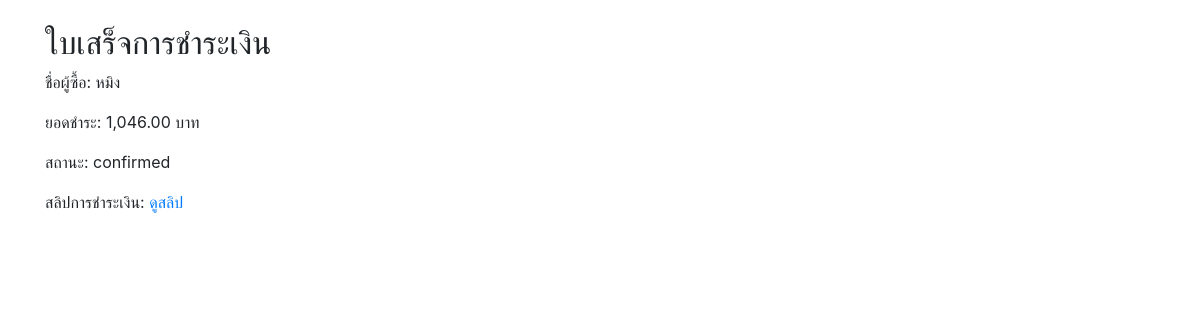
The app's page /backend/receipt_delivery.php?sale_id=19 (signed in) with its own data.
### tables this page shows
CREATE TABLE `tbl_sales` (
  `sale_id` int(11) NOT NULL,
  `product_id` int(11) NOT NULL,
  `quantity` int(11) NOT NULL,
  `slip` varchar(250) NOT NULL,
  `status` varchar(20) NOT NULL,
  `sale_date` datetime DEFAULT current_timestamp(),
  `member_id` int(11) NOT NULL,
  `total_price` double NOT NULL,
  `order_id` int(100) NOT NULL
);

CREATE TABLE `tbl_member` (
  `member_id` int(11) NOT NULL,
  `m_user` varchar(20) NOT NULL,
  `m_pass` varchar(20) NOT NULL,
  `m_name` varchar(100) NOT NULL,
  `m_gender` varchar(10) NOT NULL,
  `m_email` varchar(100) NOT NULL,
  `m_tel` varchar(20) NOT NULL,
  `m_address` varchar(200) NOT NULL,
  `birth_date` date NOT NULL DEFAULT current_timestamp(),
  `date_save` timestamp NOT NULL DEFAULT current_timestamp()
);

### backend/receipt_delivery.php (the view, shortened to what this page needs)
<?php
include("con_db.php");
$sale_id = $_GET['sale_id'];
$sql_receipt = "SELECT tbl_sales.*, tbl_member.m_name FROM tbl_sales
LEFT JOIN tbl_member ON tbl_sales.member_id = tbl_member.member_id
WHERE sale_id = '$sale_id'";
$result_receipt = mysqli_query($conn, $sql_receipt);
$row_receipt = mysqli_fetch_assoc($result_receipt);
?>
<!DOCTYPE html>
<html lang="th">
<head>
    <link rel="stylesheet" href="https://stackpath.bootstrapcdn.com/bootstrap/4.5.2/css/bootstrap.min.css">
</head>
<body>
<div class="container">
    <h2 class="mt-4">ใบเสร็จการชำระเงิน</h2>
    <p>ชื่อผู้ซื้อ: <?php echo htmlspecialchars($row_receipt['m_name']); ?></p>
    <p>ยอดชำระ: <?php echo number_format($row_receipt['total_price'], 2); ?> บาท</p>
    <p>สถานะ: <?php echo htmlspecialchars($row_receipt['status']); ?></p>
    <p>สลิปการชำระเงิน: <a href="../uploads/slips/<?php echo htmlspecialchars($row_receipt['slip']); ?>" target="_blank">ดูสลิป</a></p>
</div>
</body>
</html>

### records on screen
tbl_sales: member.m_name "หมิง", total_price "1,046.00", status "confirmed"
